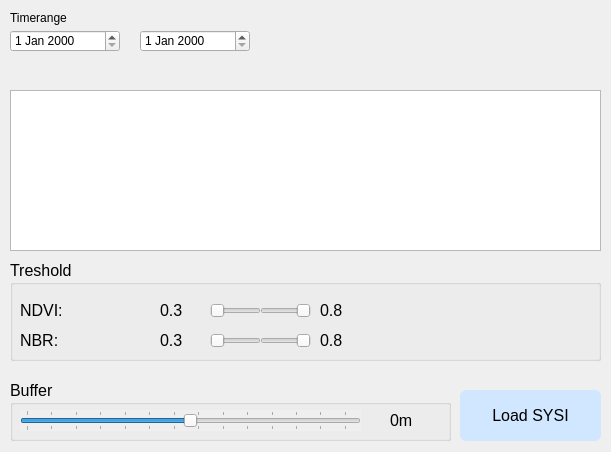
<?xml version="1.0" encoding="UTF-8"?>
<ui version="4.0">
 <class>SysiDialog</class>
 <widget class="QDialog" name="SysiDialog">
  <property name="geometry">
   <rect>
    <x>0</x>
    <y>0</y>
    <width>611</width>
    <height>452</height>
   </rect>
  </property>
  <property name="windowTitle">
   <string>SYSI</string>
  </property>
  <property name="styleSheet">
   <string>
    QPushButton {
      background-color: #d1e7ff; /* Soft Blue */
      color: black;
      border-radius: 6px;
      padding: 5px;
    }

    QPushButton:hover {
      background-color: #b6d4fe; /* Slightly Darker Blue */
    }

    QPushButton:disabled {
      background-color: #f0f0f0; /* Light Gray */
      color: #a0a0a0;
    }

    /* Apply soft red to specific buttons */
    QPushButton#clear_raster,
    QPushButton#clear_nasa,
    QPushButton#clear_features,
    QPushButton#clear_button_points,
    QPushButton#desautenticacao {
      background-color: #f8d7da; /* Soft Red */
    }

    /* Hover effect for soft red buttons */
    QPushButton#clear_raster:hover,
    QPushButton#clear_nasa:hover,
    QPushButton#clear_features:hover,
    QPushButton#clear_button_points:hover,
    QPushButton#desautenticacao:hover {
      background-color: #f1b0b7; /* Slightly Darker Red */
    }

  </string>
  </property>
  <widget class="QPushButton" name="QPushButton_sysi">
   <property name="geometry">
    <rect>
     <x>460</x>
     <y>390</y>
     <width>141</width>
     <height>51</height>
    </rect>
   </property>
   <property name="font">
    <font>
     <pointsize>12</pointsize>
    </font>
   </property>
   <property name="text">
    <string>Load SYSI</string>
   </property>
   <property name="icon">
    <iconset>
     <normaloff>../../EasyDEM/medias/icons8-reproduzir-50.png</normaloff>../../EasyDEM/medias/icons8-reproduzir-50.png</iconset>
   </property>
  </widget>
  <widget class="QTextBrowser" name="dem_info_textbox">
   <property name="geometry">
    <rect>
     <x>10</x>
     <y>90</y>
     <width>591</width>
     <height>161</height>
    </rect>
   </property>
   <property name="font">
    <font>
     <pointsize>12</pointsize>
    </font>
   </property>
   <property name="readOnly">
    <bool>true</bool>
   </property>
   <property name="overwriteMode">
    <bool>true</bool>
   </property>
   <property name="textInteractionFlags">
    <set>Qt::LinksAccessibleByKeyboard|Qt::LinksAccessibleByMouse|Qt::TextBrowserInteraction|Qt::TextSelectableByKeyboard|Qt::TextSelectableByMouse</set>
   </property>
  </widget>
  <widget class="QGroupBox" name="groupBox_30">
   <property name="geometry">
    <rect>
     <x>10</x>
     <y>380</y>
     <width>441</width>
     <height>61</height>
    </rect>
   </property>
   <property name="font">
    <font>
     <pointsize>12</pointsize>
    </font>
   </property>
   <property name="title">
    <string>Buffer</string>
   </property>
   <widget class="QLabel" name="label_buffer">
    <property name="geometry">
     <rect>
      <x>380</x>
      <y>30</y>
      <width>51</width>
      <height>21</height>
     </rect>
    </property>
    <property name="font">
     <font>
      <pointsize>12</pointsize>
     </font>
    </property>
    <property name="text">
     <string>0m</string>
    </property>
   </widget>
   <widget class="QSlider" name="horizontalSlider_buffer">
    <property name="enabled">
     <bool>true</bool>
    </property>
    <property name="geometry">
     <rect>
      <x>10</x>
      <y>30</y>
      <width>341</width>
      <height>21</height>
     </rect>
    </property>
    <property name="autoFillBackground">
     <bool>true</bool>
    </property>
    <property name="minimum">
     <number>-200</number>
    </property>
    <property name="maximum">
     <number>200</number>
    </property>
    <property name="singleStep">
     <number>30</number>
    </property>
    <property name="pageStep">
     <number>30</number>
    </property>
    <property name="value">
     <number>0</number>
    </property>
    <property name="sliderPosition">
     <number>0</number>
    </property>
    <property name="orientation">
     <enum>Qt::Horizontal</enum>
    </property>
    <property name="tickPosition">
     <enum>QSlider::TicksBothSides</enum>
    </property>
   </widget>
  </widget>
  <widget class="QGroupBox" name="groupBox_24">
   <property name="geometry">
    <rect>
     <x>10</x>
     <y>260</y>
     <width>591</width>
     <height>101</height>
    </rect>
   </property>
   <property name="font">
    <font>
     <pointsize>12</pointsize>
    </font>
   </property>
   <property name="title">
    <string>Treshold</string>
   </property>
   <widget class="QSlider" name="horizontalSlider">
    <property name="geometry">
     <rect>
      <x>200</x>
      <y>40</y>
      <width>51</width>
      <height>22</height>
     </rect>
    </property>
    <property name="layoutDirection">
     <enum>Qt::LeftToRight</enum>
    </property>
    <property name="minimum">
     <number>-1</number>
    </property>
    <property name="maximum">
     <number>1</number>
    </property>
    <property name="singleStep">
     <number>1</number>
    </property>
    <property name="pageStep">
     <number>0</number>
    </property>
    <property name="value">
     <number>-1</number>
    </property>
    <property name="orientation">
     <enum>Qt::Horizontal</enum>
    </property>
   </widget>
   <widget class="QSlider" name="horizontalSlider_2">
    <property name="geometry">
     <rect>
      <x>250</x>
      <y>40</y>
      <width>51</width>
      <height>22</height>
     </rect>
    </property>
    <property name="layoutDirection">
     <enum>Qt::RightToLeft</enum>
    </property>
    <property name="orientation">
     <enum>Qt::Horizontal</enum>
    </property>
   </widget>
   <widget class="QLabel" name="label_15">
    <property name="geometry">
     <rect>
      <x>10</x>
      <y>40</y>
      <width>131</width>
      <height>21</height>
     </rect>
    </property>
    <property name="font">
     <font>
      <pointsize>12</pointsize>
     </font>
    </property>
    <property name="text">
     <string>NDVI:</string>
    </property>
   </widget>
   <widget class="QLabel" name="label_16">
    <property name="geometry">
     <rect>
      <x>150</x>
      <y>40</y>
      <width>51</width>
      <height>21</height>
     </rect>
    </property>
    <property name="font">
     <font>
      <pointsize>12</pointsize>
     </font>
    </property>
    <property name="text">
     <string>0.3</string>
    </property>
   </widget>
   <widget class="QLabel" name="label_17">
    <property name="geometry">
     <rect>
      <x>310</x>
      <y>40</y>
      <width>51</width>
      <height>21</height>
     </rect>
    </property>
    <property name="font">
     <font>
      <pointsize>12</pointsize>
     </font>
    </property>
    <property name="text">
     <string>0.8</string>
    </property>
   </widget>
   <widget class="QSlider" name="horizontalSlider_3">
    <property name="geometry">
     <rect>
      <x>200</x>
      <y>70</y>
      <width>51</width>
      <height>22</height>
     </rect>
    </property>
    <property name="layoutDirection">
     <enum>Qt::LeftToRight</enum>
    </property>
    <property name="orientation">
     <enum>Qt::Horizontal</enum>
    </property>
   </widget>
   <widget class="QLabel" name="label_18">
    <property name="geometry">
     <rect>
      <x>10</x>
      <y>70</y>
      <width>131</width>
      <height>21</height>
     </rect>
    </property>
    <property name="font">
     <font>
      <pointsize>12</pointsize>
     </font>
    </property>
    <property name="text">
     <string>NBR:</string>
    </property>
   </widget>
   <widget class="QSlider" name="horizontalSlider_4">
    <property name="geometry">
     <rect>
      <x>250</x>
      <y>70</y>
      <width>51</width>
      <height>22</height>
     </rect>
    </property>
    <property name="layoutDirection">
     <enum>Qt::RightToLeft</enum>
    </property>
    <property name="orientation">
     <enum>Qt::Horizontal</enum>
    </property>
   </widget>
   <widget class="QLabel" name="label_19">
    <property name="geometry">
     <rect>
      <x>310</x>
      <y>70</y>
      <width>51</width>
      <height>21</height>
     </rect>
    </property>
    <property name="font">
     <font>
      <pointsize>12</pointsize>
     </font>
    </property>
    <property name="text">
     <string>0.8</string>
    </property>
   </widget>
   <widget class="QLabel" name="label_20">
    <property name="geometry">
     <rect>
      <x>150</x>
      <y>70</y>
      <width>51</width>
      <height>21</height>
     </rect>
    </property>
    <property name="font">
     <font>
      <pointsize>12</pointsize>
     </font>
    </property>
    <property name="text">
     <string>0.3</string>
    </property>
   </widget>
  </widget>
  <widget class="QDateEdit" name="dateEdit_inicio">
   <property name="geometry">
    <rect>
     <x>10</x>
     <y>30</y>
     <width>110</width>
     <height>22</height>
    </rect>
   </property>
  </widget>
  <widget class="QDateEdit" name="dateEdit_final">
   <property name="geometry">
    <rect>
     <x>140</x>
     <y>30</y>
     <width>110</width>
     <height>22</height>
    </rect>
   </property>
  </widget>
  <widget class="QLabel" name="label">
   <property name="geometry">
    <rect>
     <x>10</x>
     <y>10</y>
     <width>71</width>
     <height>16</height>
    </rect>
   </property>
   <property name="text">
    <string>Timerange</string>
   </property>
  </widget>
 </widget>
 <resources/>
 <connections/>
</ui>
